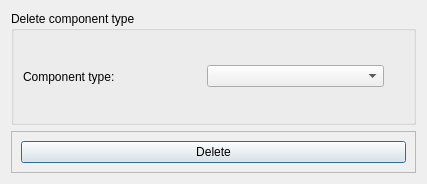
<?xml version="1.0" encoding="UTF-8"?>
<ui version="4.0">
 <class>comp_type_deleter</class>
 <widget class="QDialog" name="comp_type_deleter">
  <property name="geometry">
   <rect>
    <x>0</x>
    <y>0</y>
    <width>427</width>
    <height>184</height>
   </rect>
  </property>
  <property name="windowTitle">
   <string>Delete component type</string>
  </property>
  <layout class="QVBoxLayout" name="verticalLayout">
   <item>
    <widget class="QGroupBox" name="groupBox">
     <property name="title">
      <string>Delete component type</string>
     </property>
     <layout class="QHBoxLayout" name="horizontalLayout">
      <item>
       <widget class="QLabel" name="comp_type_l">
        <property name="text">
         <string>Component type:</string>
        </property>
       </widget>
      </item>
      <item>
       <widget class="QComboBox" name="comp_type_cBox"/>
      </item>
      <item>
       <spacer name="verticalSpacer">
        <property name="orientation">
         <enum>Qt::Vertical</enum>
        </property>
        <property name="sizeHint" stdset="0">
         <size>
          <width>20</width>
          <height>40</height>
         </size>
        </property>
       </spacer>
      </item>
     </layout>
    </widget>
   </item>
   <item>
    <widget class="QFrame" name="frame">
     <property name="frameShape">
      <enum>QFrame::StyledPanel</enum>
     </property>
     <property name="frameShadow">
      <enum>QFrame::Raised</enum>
     </property>
     <layout class="QHBoxLayout" name="horizontalLayout_2">
      <item>
       <widget class="QPushButton" name="delete_comp_type_btn">
        <property name="text">
         <string>Delete</string>
        </property>
       </widget>
      </item>
     </layout>
    </widget>
   </item>
  </layout>
 </widget>
 <resources/>
 <connections/>
</ui>
